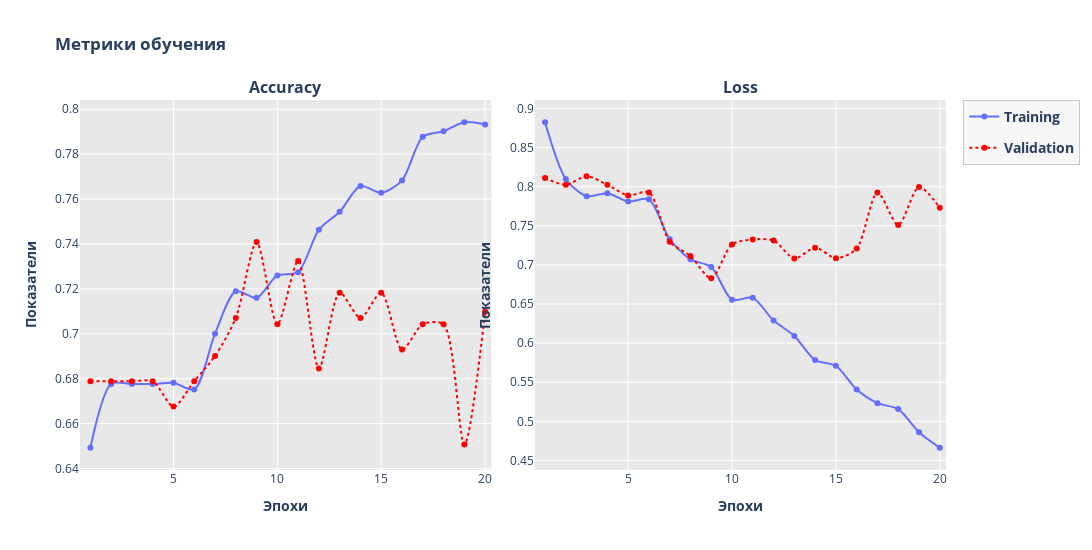

Notebook code for this chart:
### Code cell
import plotly.graph_objects as go
from plotly.subplots import make_subplots
import plotly.offline as py

acc_plot = hist_cnn_without_batch.history['accuracy']
ls_plot = hist_cnn_without_batch.history['loss']

val_acc_plot = hist_cnn_without_batch.history['val_accuracy']

val_ls_plot = hist_cnn_without_batch.history['val_loss']
epochs = list(range(1, len(acc_plot) + 1))

fig = make_subplots(rows=1, cols=2, subplot_titles=("<b>Accuracy</b>", "<b>Loss</b>",), horizontal_spacing=0.05)

# Accuracy
fig.add_trace(go.Scatter(x=list(epochs), y=acc_plot, legendgroup='<b>Training</b>', name='<b>Training</b>',
                            line=dict(shape='spline', smoothing=0.8, color='#636efb'), mode='markers+lines', marker=dict(color='#636efb')), row=1, col=1)
fig.add_trace(go.Scatter(x=list(epochs), y=val_acc_plot, legendgroup='<b>Validation</b>', name='<b>Validation</b>',
                            line=dict(shape='spline', smoothing=0.8, dash='dot', color='red'), mode='markers+lines', marker=dict(color='red')), row=1, col=1)

# Loss
fig.add_trace(go.Scatter(x=list(epochs), y=ls_plot, legendgroup='<b>Training</b>', name='<b>Training</b>', showlegend=False,
                            line=dict(shape='spline', smoothing=0.8, color='#636efb'), mode='markers+lines', marker=dict(color='#636efb')), row=1, col=2)
fig.add_trace(go.Scatter(x=list(epochs), y=val_ls_plot, legendgroup='<b>Validation</b>', name='<b>Validation</b>', showlegend=False,
                            line=dict(shape='spline', smoothing=0.8, dash='dot', color='red'), mode='markers+lines', marker=dict(color='red')), row=1, col=2)


fig.update_traces(hovertemplate='Epoch: %{x}<br>Value: %{y}')

fig.update_yaxes(title_text="<b>Показатели</b>")
fig.update_xaxes(title_text="<b>Эпохи</b>")
fig.update_layout(legend=dict(font=dict(size=14), bgcolor='lightgray'))


fig.update_layout(
    height=550, 
    width=2000, 
    title_text="<b>Метрики обучения</b>",
    legend=dict(
        font=dict(size=14),
        bgcolor='rgba(240, 240, 240, 0.5)',
        bordercolor='rgba(200, 200, 200, 1)',
        borderwidth=1,
    ),
    plot_bgcolor='rgba(210, 210, 210, 0.5)',
    
    # paper_bgcolor='rgba(250, 250, 250, 1)'
)
fig.update_xaxes(range=[0.5, max(epochs)+0.3])
py.plot(fig, filename=r'C:\My_projects\nuke\metrics\plotly\CNN_without_BatchNormalization_metrics_accuracy_and_loss.html')
fig.write_image(r"C:\My_projects\nuke\metrics\plotly\CNN_without_BatchNormalization_metrics_accuracy_and_loss.svg")
fig.show()

### Figure 1 — Plotly figure (JSON) as saved in the notebook; plotly's stock layout.template omitted (floating-point values rounded to 4 significant figures)
{"data": [{"hovertemplate": "Epoch: %{x}<br>Value: %{y}", "legendgroup": "<b>Training</b>", "line": {"color": "#636efb", "shape": "spline", "smoothing": 0.8}, "marker": {"color": "#636efb"}, "mode": "markers+lines", "name": "<b>Training</b>", "type": "scatter", "x": [1, 2, 3, 4, 5, 6, 7, 8, 9, 10, 11, 12, 13, 14, 15, 16, 17, 18, 19, 20], "xaxis": "x", "y": [0.6492, 0.6776, 0.6776, 0.6776, 0.6781, 0.6751, 0.7, 0.719, 0.716, 0.726, 0.7275, 0.7464, 0.7544, 0.7658, 0.7628, 0.7683, 0.7877, 0.7902, 0.7942, 0.7932], "yaxis": "y"}, {"hovertemplate": "Epoch: %{x}<br>Value: %{y}", "legendgroup": "<b>Validation</b>", "line": {"color": "red", "dash": "dot", "shape": "spline", "smoothing": 0.8}, "marker": {"color": "red"}, "mode": "markers+lines", "name": "<b>Validation</b>", "type": "scatter", "x": [1, 2, 3, 4, 5, 6, 7, 8, 9, 10, 11, 12, 13, 14, 15, 16, 17, 18, 19, 20], "xaxis": "x", "y": [0.6789, 0.6789, 0.6789, 0.6789, 0.6676, 0.6789, 0.6901, 0.707, 0.7408, 0.7042, 0.7324, 0.6845, 0.7183, 0.707, 0.7183, 0.693, 0.7042, 0.7042, 0.6507, 0.7099], "yaxis": "y"}, {"hovertemplate": "Epoch: %{x}<br>Value: %{y}", "legendgroup": "<b>Training</b>", "line": {"color": "#636efb", "shape": "spline", "smoothing": 0.8}, "marker": {"color": "#636efb"}, "mode": "markers+lines", "name": "<b>Training</b>", "showlegend": false, "type": "scatter", "x": [1, 2, 3, 4, 5, 6, 7, 8, 9, 10, 11, 12, 13, 14, 15, 16, 17, 18, 19, 20], "xaxis": "x2", "y": [0.8825, 0.8098, 0.7879, 0.7917, 0.781, 0.7839, 0.733, 0.7072, 0.6974, 0.6555, 0.6579, 0.6289, 0.6093, 0.5784, 0.5711, 0.5406, 0.5232, 0.5157, 0.4861, 0.4663], "yaxis": "y2"}, {"hovertemplate": "Epoch: %{x}<br>Value: %{y}", "legendgroup": "<b>Validation</b>", "line": {"color": "red", "dash": "dot", "shape": "spline", "smoothing": 0.8}, "marker": {"color": "red"}, "mode": "markers+lines", "name": "<b>Validation</b>", "showlegend": false, "type": "scatter", "x": [1, 2, 3, 4, 5, 6, 7, 8, 9, 10, 11, 12, 13, 14, 15, 16, 17, 18, 19, 20], "xaxis": "x2", "y": [0.8112, 0.8025, 0.8133, 0.8025, 0.7889, 0.7927, 0.7298, 0.7114, 0.683, 0.7263, 0.7325, 0.7313, 0.7082, 0.7221, 0.7086, 0.721, 0.7927, 0.7512, 0.7996, 0.7732], "yaxis": "y2"}], "layout": {"annotations": [{"font": {"size": 16}, "showarrow": false, "text": "<b>Accuracy</b>", "x": 0.2375, "xanchor": "center", "xref": "paper", "y": 1, "yanchor": "bottom", "yref": "paper"}, {"font": {"size": 16}, "showarrow": false, "text": "<b>Loss</b>", "x": 0.7625, "xanchor": "center", "xref": "paper", "y": 1, "yanchor": "bottom", "yref": "paper"}], "height": 550, "legend": {"bgcolor": "rgba(240, 240, 240, 0.5)", "bordercolor": "rgba(200, 200, 200, 1)", "borderwidth": 1, "font": {"size": 14}}, "plot_bgcolor": "rgba(210, 210, 210, 0.5)", "title": {"text": "<b>Метрики обучения</b>"}, "width": 2000, "xaxis": {"anchor": "y", "domain": [0, 0.475], "range": [0.5, 20.3], "title": {"text": "<b>Эпохи</b>"}}, "xaxis2": {"anchor": "y2", "domain": [0.525, 1], "range": [0.5, 20.3], "title": {"text": "<b>Эпохи</b>"}}, "yaxis": {"anchor": "x", "domain": [0, 1], "title": {"text": "<b>Показатели</b>"}}, "yaxis2": {"anchor": "x2", "domain": [0, 1], "title": {"text": "<b>Показатели</b>"}}}}
